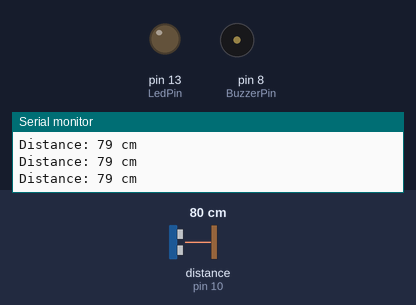
This sketch was run on a simulated Arduino Uno, built with avr-gcc and run on an emulated ATmega328P. Shown: output pins drawn as LEDs (lit = HIGH), buzzer (waves = sounding, pin HIGH), the last lines printed to the serial monitor. Wiring (inferred from the names in the program): ultrasonic range finder: trigger pin 9; echo pin 10. The inputs (shaded band) are chosen by the test bench; at power-on: distance to the obstacle (sensor on pin 10) 80 cm. The echo pulse lasts 58.3 µs per cm; pins used as bus, display or sensor lines are not drawn.

Above: at 1.2 s.
1.3 s: distance to the obstacle (sensor on pin 10) set to 22 cm
2.8 s: distance to the obstacle (sensor on pin 10) set to 18 cm
At 3.9 s:
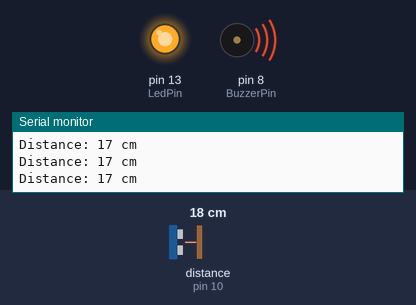
4.4 s: distance to the obstacle (sensor on pin 10) set to 35 cm
At 4.8 s:
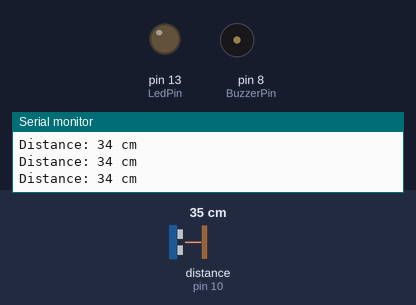
5.9 s: distance to the obstacle (sensor on pin 10) set to 9 cm
At 6.3 s:
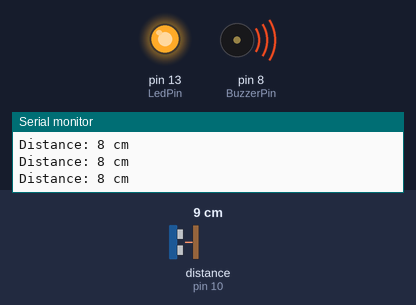
Timing chart, 0 to 8.4 s (numbered marks = the images above; inputs shaded):
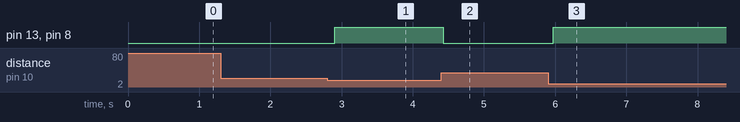

The sketch:

ultrasonic_v1.ino
```cpp
// Define the pins for the ultrasonic sensor
const int trigPin = 9;
const int echoPin = 10;
const int LedPin = 13;
const int BuzzerPin=8;

// Define variables for distance measurement
long duration;
int distance;

void setup() {
  // Initialize the serial communication for debugging
  Serial.begin(9600);

  // Define the pin modes for the ultrasonic sensor
  pinMode(trigPin, OUTPUT);
  pinMode(echoPin, INPUT);
  pinMode(LedPin, OUTPUT);
  pinMode(BuzzerPin, OUTPUT);
}

void loop() {
  // Send a pulse to the ultrasonic sensor
  digitalWrite(trigPin, LOW);
  delayMicroseconds(2);
  digitalWrite(trigPin, HIGH);
  delayMicroseconds(10);
  digitalWrite(trigPin, LOW);

  // Measure the duration of the echo signal
  duration = pulseIn(echoPin, HIGH);

  // Calculate the distance in centimeters
  distance = duration * 0.034 / 2;

  // Print the distance to the serial monitor
  Serial.print("Distance: ");
  Serial.print(distance);
  Serial.println(" cm");

  if(distance<20){
    digitalWrite(LedPin,HIGH);
    digitalWrite(BuzzerPin,HIGH);
  }else{
    digitalWrite(LedPin,LOW);
    digitalWrite(BuzzerPin,LOW);
  }

  // Wait for a short time before taking another measurement
  delay(100);
}
```

Measured:
- the behaviour switches between 21 and 20 cm on distance to the obstacle (sensor on pin 10) (found by bisection; images 0 and 1)
- after the input at 2.8 s, pin 13 (LedPin), pin 8 (BuzzerPin): LOW → HIGH after 0.10 s
- after the input at 4.4 s, pin 13 (LedPin), pin 8 (BuzzerPin): HIGH → LOW at once
- after the input at 5.9 s, pin 13 (LedPin), pin 8 (BuzzerPin): LOW → HIGH after 0.07 s
